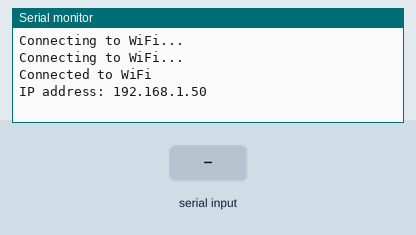
This sketch was run on a simulated ESP8266 (NodeMCU). Parts: the last lines printed to the serial monitor. The inputs (shaded band) are chosen by the test bench. WiFi joins after 1.5 s; servers stay silent unless stated; random numbers use the default seed unless the sketch sets one.

Above: at 3.2 s.
3.3 s: "start;1\n" received over Serial
At 4.5 s:
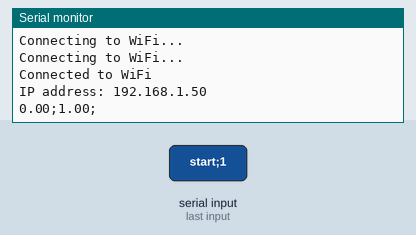
4.8 s: "start;150\n" received over Serial
At 5.7 s:
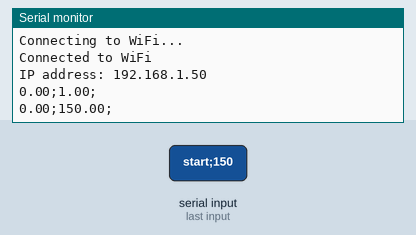

Measured:
- after the input at 3.3 s, the serial monitor: prints a new line at once (image 1)
- after the input at 4.8 s, the serial monitor: prints a new line at once (image 2)

The sketch:

sketch_mar3a.ino
```cpp
#include <ArduinoJson.h>
#include <ArduinoJson.hpp>


// #include <ESP8266WiFi.h>
#include <WiFiClient.h>
#include <ESP8266WebServer.h>
#include "index_html.h"


// Replace with your network credentials
const char* ssid = "Vodafone-E5E0";
const char* password = "a4EDUdRGCrQq3U3U";


ESP8266WebServer server(80);  // Create a web server on port 80

// const int buttonPin = 4;
// int buttonState = HIGH;


void webPage() {
  server.send(200, "text/html", index_html);
}


void setup() {
  // pinMode(buttonPin, INPUT_PULLUP);


  Serial.begin(115200);        // Start serial communication
  WiFi.begin(ssid, password);  // Connect to Wi-Fi network

  while (WiFi.status() != WL_CONNECTED) {  // Wait for connection
    delay(1000);
    Serial.println("Connecting to WiFi...");
  }

  Serial.println("Connected to WiFi");
  Serial.print("IP address: ");
  Serial.println(WiFi.localIP());  // Print IP address

  server.on("/", webPage);           // Handle root URL
  server.on("/about", handleAbout);  // Handle /about URL
  server.on("/getData", handleData);
  // server.on("/checkButtonStatus", handleCheckButtonStatus);

  server.begin();  // Start web server
}

// global variables that has to send to client
float yVal_right_handel = 55;
float yVal_left_handel = 55;
String buttonState = "";

void loop() {
  server.handleClient();  // Handle client requests

  if (Serial.available()) {

    String data = Serial.readStringUntil('\n');
    String values[3];
    int index = 0;

    while (data.length() > 0) {
      int separatorIndex = data.indexOf(";");
      if (separatorIndex == -1) {
        values[index] = data;
        data = "";
      } else {
        values[index] = data.substring(0, separatorIndex);
        data = data.substring(separatorIndex + 1);
      }
      index++;
    }

    yVal_right_handel= values[0].toFloat();
    yVal_left_handel= values[1].toFloat();
    buttonState= values[2];


    Serial.print(yVal_right_handel);
    Serial.print(";");
    Serial.print(yVal_left_handel);
    Serial.print(";");
    Serial.print(buttonState);
    Serial.println();
  }
}


void handleData() {
  server.send(200, "text/plain", String(yVal_right_handel) + ";" + String(yVal_left_handel) + ";" + String(buttonState));
}


// ############## Server-side Code ###################

// unsigned long lastDebounceTime = 0;
// unsigned long debounceDelay = 5;

// ######## depricated ########

// void handleCheckButtonStatus() {
//   unsigned long currentTime = millis();
//   if (currentTime - lastDebounceTime < debounceDelay) {
//     // Ignore the button state if not enough time has passed since the last change
//     return;
//   }
//   lastDebounceTime = currentTime;

//   bool buttonPressed = digitalRead(buttonPin) == LOW;
//   StaticJsonDocument<200> jsonDoc;
//   jsonDoc["buttonPressed"] = buttonPressed;
//   String jsonString;
//   serializeJson(jsonDoc, jsonString);
//   if (buttonPressed) {
//     server.send(200, "application/json", jsonString);
//   } else {
//     server.send(400, "application/json", jsonString);
//   }
// }


// ##################################################################


void handleAbout() {
  server.send(200, "text/html", "<html><body><h1>About</h1><p>This is a simple web server running on ESP8266.</p></body></html>");  // Send response
}
```

index_html.h
```cpp
const char index_html [] = R"=====(

<!DOCTYPE html>
<html lang="en">
  <head>
    <meta charset="UTF-8" />
    <meta name="viewport" content="width=device-width, initial-scale=1.0" />
    <title>PONG GAME</title>
    <!-- <link rel="stylesheet" href="style.css"> -->
    <style>
      * {
        margin: 0;
        padding: 0;
        box-sizing: border-box;
      }

      body {
        height: 100vh;
        width: 100vw;
        /* background-image: linear-gradient(to top, #ffda77, #ffa45b); */
        background-color: rgb(48, 152, 190);
        display: flex;
        justify-content: center;
        align-items: center;
      }

      .board {
        height: 85vh;
        width: 80vw;
        background-image: linear-gradient(to right, #5c6e91, #839b97);
        border-radius: 14px;
      }

      .ball {
        height: 30px;
        width: 30px;
        border-radius: 50%;
        position: fixed;
        top: calc(50% - 15px);
        left: calc(50% - 15px);
      }

      .ball_effect {
        height: 100%;
        width: 100%;
        border-radius: 100px;
        animation: spinBall 0.1s linear infinite;
        box-shadow: inset 0 0 18px #fff, inset 6px 0 18px violet,
          inset -6px 0 18px #0ff, inset 6px 0 30px violet,
          inset -6px 0 30px #0ff, 0 0 18px #fff, -4px 0 18px violet,
          4px 0 18px #0ff;
      }

      @keyframes spinBall {
        100% {
          -webkit-transform: rotate(360deg);
          transform: rotate(360deg);
        }
      }

      .paddle {
        height: 100px;
        width: 18px;
        border-radius: 50%;
        position: fixed;
      }

      .paddle_1 {
        top: calc(7.5vh + 55px);
        left: calc(10vw + 30px);
        box-shadow: inset 0 0 18px #fff, inset -6px 0 18px #f3bad6,
          inset 6px 0 18px #0ff, inset -6px 0 30px #f3bad6,
          inset 6px 0 30px #0ff, 0 0 18px #fff, 4px 0 18px #f3bad6,
          -4px 0 18px #0ff;
      }

      .paddle_2 {
        top: calc(85vh + 7.5vh - 100px - 55px);
        right: calc(10vw + 30px);
        box-shadow: inset 0 0 18px #fff, inset 6px 0 18px #f3bad6,
          inset -6px 0 18px #0ff, inset 6px 0 30px #f3bad6,
          inset -6px 0 30px #0ff, 0 0 18px #fff, -4px 0 18px #f3bad6,
          4px 0 18px #0ff;
      }

      .player_1_score {
        height: 50px;
        width: 50px;
        color: chartreuse;
        position: fixed;
        left: 30vw;
        margin-top: 30px;
      }

      .player_2_score {
        height: 50px;
        width: 50px;
        color: chartreuse;
        position: fixed;
        left: 70vw;
        margin-top: 30px;
      }

      .message {
        position: fixed;
        /* color: #48426d; */
        height: 10vh;
        width: 30vw;
        color: #c9cbff;
        left: 38vw;
        margin: 30px auto auto auto;
      }
    </style>
  </head>

  <body>
    <div class="board">
      <div class="ball">
        <div class="ball_effect"></div>
      </div>

      <div class="paddle_1 paddle"></div>
      <div class="paddle_2 paddle"></div>
      <h1 class="player_1_score">0</h1>
      <h1 class="player_2_score">0</h1>
      <h1 class="message">Press Enter to Play Pong</h1>
      <h1 id="test">#</h1>
    </div>

    <!-- <script src="brain.js"></script> -->
    <script>
      // ################ Variables #######################
      let gameState = "start";
      let paddle_1 = document.querySelector(".paddle_1");
      let paddle_2 = document.querySelector(".paddle_2");
      let board = document.querySelector(".board");
      let initial_ball = document.querySelector(".ball");
      let ball = document.querySelector(".ball");
      let score_1 = document.querySelector(".player_1_score");
      let score_2 = document.querySelector(".player_2_score");
      let message = document.querySelector(".message");
      let paddle_1_coord = paddle_1.getBoundingClientRect();
      let paddle_2_coord = paddle_2.getBoundingClientRect();
      let initial_ball_coord = ball.getBoundingClientRect();
      let ball_coord = initial_ball_coord;
      let board_coord = board.getBoundingClientRect();
      let paddle_common = document
        .querySelector(".paddle")
        .getBoundingClientRect();

      let dx = Math.floor(Math.random() * 4) + 3;
      let dy = Math.floor(Math.random() * 4) + 3;
      let dxd = Math.floor(Math.random() * 2);
      let dyd = Math.floor(Math.random() * 2);

      // ################ Variables #######################

      // ############# Enter 'Enter' to play the game ####################### //

      function playTheGame() {
        gameState = gameState == "start" ? "play" : "start";
        if (gameState == "play") {
          message.innerHTML = "Game Started";
          message.style.left = 42 + "vw";
          requestAnimationFrame(() => {
            dx = Math.floor(Math.random() * 4) + 3;
            dy = Math.floor(Math.random() * 4) + 3;
            dxd = Math.floor(Math.random() * 2);
            dyd = Math.floor(Math.random() * 2);
            moveBall(dx, dy, dxd, dyd);
          });
        }
      }

      document.addEventListener("keydown", (e) => {
        if (e.key == "Enter") {
          playTheGame();
        }

        // ############# Enter 'Enter' to play the game ####################### //

        // ################ Contorl with keys ######################### //
        if (gameState == "play") {
          if (e.key == "w") {
            paddle_1.style.top =
              Math.max(
                board_coord.top,
                paddle_1_coord.top - window.innerHeight * 0.06
              ) + "px";
            paddle_1_coord = paddle_1.getBoundingClientRect();
          }
          if (e.key == "s") {
            paddle_1.style.top =
              Math.min(
                board_coord.bottom - paddle_common.height,
                paddle_1_coord.top + window.innerHeight * 0.06
              ) + "px";
            paddle_1_coord = paddle_1.getBoundingClientRect();
          }

          if (e.key == "ArrowUp") {
            paddle_2.style.top =
              Math.max(
                board_coord.top,
                paddle_2_coord.top - window.innerHeight * 0.1
              ) + "px";
            paddle_2_coord = paddle_2.getBoundingClientRect();
          }

          if (e.key == "ArrowDown") {
            paddle_2.style.top =
              Math.min(
                board_coord.bottom - paddle_common.height,
                paddle_2_coord.top + window.innerHeight * 0.1
              ) + "px";
            paddle_2_coord = paddle_2.getBoundingClientRect();
          }

          // ################ Contorl with keys ######################### //
        }
      });

      // ############### MOST IMPORTANT CODE ################# //

      function moveRightPadel(joystickYValue) {
        // Get the current position of paddle_2
        // let paddle_2_coord = paddle_2.getBoundingClientRect();

        // Calculate the new top position for paddle_2 based on the joystick Y-value
        let newTopPosition = paddle_2_coord.top + joystickYValue;
        // Ensure the new top position is within the board bounds
        let maxTopPosition = board_coord.bottom - paddle_common.height;
        newTopPosition = Math.max(
          board_coord.top,
          Math.min(maxTopPosition, newTopPosition)
        );

        // Move paddle_2 to the new position
        paddle_2.style.top = joystickYValue + "px";
        paddle_2_coord = paddle_2.getBoundingClientRect();
      }

      function moveLeftPadel(joystickYValue) {
        // Get the current position of paddle_2
        //let paddle_1_coord = paddle_1.getBoundingClientRect();

        // Calculate the new top position for paddle_2 based on the joystick Y-value
        let newTopPosition = paddle_1_coord.top + joystickYValue;
        // Ensure the new top position is within the board bounds
        let maxTopPosition = board_coord.bottom - paddle_common.height;
        newTopPosition = Math.max(
          board_coord.top,
          Math.min(maxTopPosition, newTopPosition)
        );

        // Move paddle_1 to the new position
        paddle_1.style.top = joystickYValue + "px";
        paddle_1_coord = paddle_1.getBoundingClientRect();
      }

      // ############### get Dat from the server every 10 mili seconds ############ //
      setInterval(() => {
        const xhr = new XMLHttpRequest();
        xhr.onreadystatechange = () => {
          if (xhr.readyState === 4 && xhr.status === 200) {
            let data = xhr.responseText;
            let [yVal_right_handel, yVal_left_handel, right_buttonState] =
              data.split(";");
            // .map((x) => parseInt(x));

            // do something with the received integer data
            document.getElementById("test").innerHTML = data;

            moveRightPadel(yVal_right_handel);
            moveLeftPadel(yVal_left_handel);
            // console.log(yVal_right_handel + " , " + yVal_left_handel);
            console.log(right_buttonState);

            if (buttonState.toLowerCase().replace(/\s/g, "") === "high") {
              playTheGame();
            }
          }
        };
        xhr.open("GET", "/getData");
        xhr.send();
      }, 100);

      // ############### get Dat from the server every 10 mili seconds ############ //

      // ################### Move ball in all direction ################# //
      function moveBall(dx, dy, dxd, dyd) {
        if (ball_coord.top <= board_coord.top) {
          dyd = 1;
        }
        if (ball_coord.bottom >= board_coord.bottom) {
          dyd = 0;
        }
        if (
          ball_coord.left <= paddle_1_coord.right &&
          ball_coord.top >= paddle_1_coord.top &&
          ball_coord.bottom <= paddle_1_coord.bottom
        ) {
          dxd = 1;
          dx = Math.floor(Math.random() * 4) + 3;
          dy = Math.floor(Math.random() * 4) + 3;
        }
        if (
          ball_coord.right >= paddle_2_coord.left &&
          ball_coord.top >= paddle_2_coord.top &&
          ball_coord.bottom <= paddle_2_coord.bottom
        ) {
          dxd = 0;
          dx = Math.floor(Math.random() * 4) + 3;
          dy = Math.floor(Math.random() * 4) + 3;
        }
        if (
          ball_coord.left <= board_coord.left ||
          ball_coord.right >= board_coord.right
        ) {
          if (ball_coord.left <= board_coord.left) {
            score_2.innerHTML = +score_2.innerHTML + 1;
          } else {
            score_1.innerHTML = +score_1.innerHTML + 1;
          }
          gameState = "start";

          ball_coord = initial_ball_coord;
          ball.style = initial_ball.style;
          message.innerHTML = "Press Enter to Play Pong";
          message.style.left = 38 + "vw";
          return;
        }
        ball.style.top = ball_coord.top + dy * (dyd == 0 ? -1 : 1) + "px";
        ball.style.left = ball_coord.left + dx * (dxd == 0 ? -1 : 1) + "px";
        ball_coord = ball.getBoundingClientRect();
        requestAnimationFrame(() => {
          moveBall(dx, dy, dxd, dyd);
        });
      }

      // ################### Move ball in all direction ################# //
    </script>
  </body>
</html>

)=====";
```
